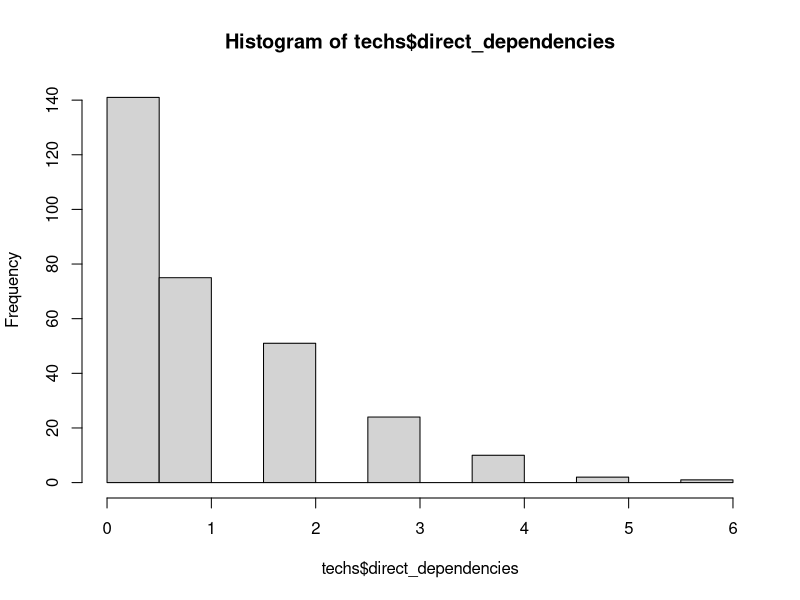
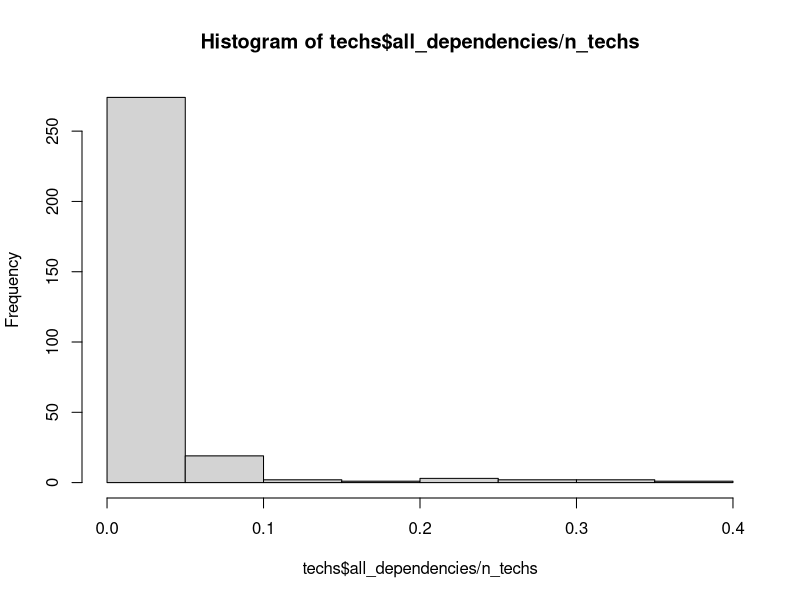
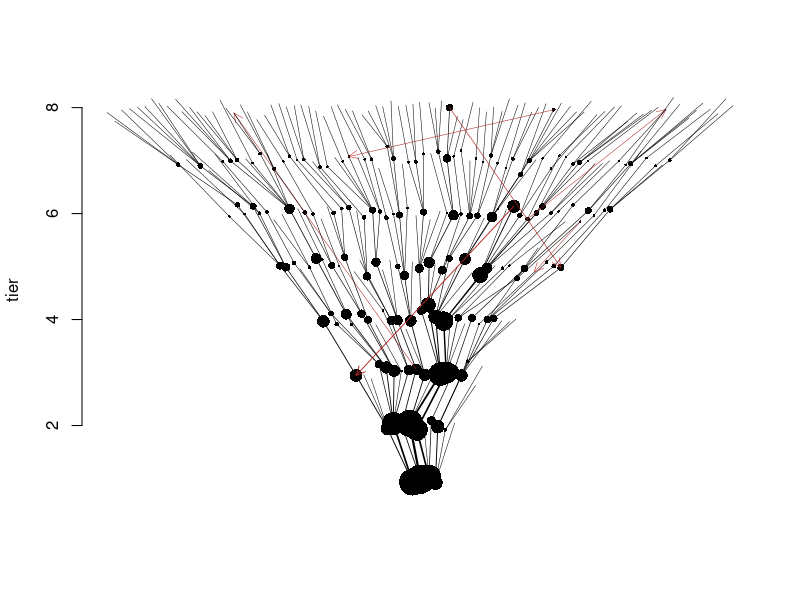

The R script that drew these images, in order:
# parameters for tree
starting_techs <- 5
max_tier <- 8
tree_growth_rate <- 2
num_techs_per_tier <- function(tier) { 
  return(round((tier + (starting_techs)^(1/tree_growth_rate) - 1)^tree_growth_rate))
}
n_techs <- sum(num_techs_per_tier(c(1:max_tier)))
p_extra_dependency <- 0.02/n_techs
p_keystone_tech <- 0.0
keystone_techs <- sample(c(1:n_techs), round(p_keystone_tech * n_techs))
keystone_multiplier <- 200
max_tier_gap_for_dependencies <- 5

# initialize data frame
techs <- data.frame(
  id   = integer(),
  tier = integer(),
  xpos = numeric(),
  ypos = numeric()
)

# create techs
for (t in 1:max_tier) {
  n_techs_tier <- num_techs_per_tier(t)
  
  ids <- c((nrow(techs)+1):(nrow(techs)+n_techs_tier))
  
  new_rows <- data.frame(
    id = ids,
    tier = rep(t, n_techs_tier),
    xpos = ids - mean(ids),
    ypos = rep(t, n_techs_tier)
  )

  techs <- rbind(techs, new_rows)
}

# initialize dependencies:
dependencies <- matrix(0, nrow=n_techs, ncol=n_techs)

# dependency code:
# 0 = none
# 1 = basic from-to
# -1 = basic to-from
# 2 = extra to-from
# -2 = extra from-to
# 3 = indirect to-from
# -3 = indirect from-to

# add basic dependencies
for (i in 1:n_techs) {
  tech <- techs[i,]
  if (tech$tier > 1) {
    possible_parents <- techs$id[techs$tier == (tech$tier - 1)]
    parent <- possible_parents[sample.int(length(possible_parents), 1)]
    dependencies[parent, tech$id] <- 1
    dependencies[tech$id, parent] <- -1
  }
}

# identify indirect dependencies
for (to in 1:n_techs) {
  if (techs$tier[techs$id == to] > 1) {
    for (from in 1:(i-1)) {
      if (dependencies[from, to] > 0) {
        earlier_techs <- c(1:n_techs)[dependencies[,from] > 0]
        for (et in earlier_techs) {
          if (dependencies[et, to] == 0) {
            dependencies[et,to] <- 3
          }
          if (dependencies[to, et] == 0) {
            dependencies[to,et] <- -3
          }
        }
      }
    }
  }
}

# horizontally reorder techs to make tree nicer looking
for (i in 2:max_tier) {  # go through all tiers, starting with tier 3
  this_tier_ids <- techs[techs$tier == i,]$id  # first get the ids of the techs in this tier
  parents <- parent_xpos <- vector()
  for (t in this_tier_ids) {
    parent <- techs[techs$id == match(1, dependencies[,t])[1],]
    parents <- c(parents, parent$id)  # then get the techs from the prior tier these techs depend on
    parent_xpos <- c(parent_xpos, parent$xpos)  # and get their xpos' too
  }
  ord <- order(parent_xpos, this_tier_ids)  # get order of parents' xposs, breaking by offspring id
  ordered_ids <- this_tier_ids[ord]   # order the ids according to this
  techs$xpos[match(ordered_ids, techs$id)] <- seq_along(ordered_ids) - mean(seq_along(ordered_ids))  # insert into db
}

old_ds <- dependencies

# add some arbitrary dependencies
pairs <- expand.grid(
  from = 1:n_techs,
  to   = 1:n_techs
)
pairs$parent_tier <- techs$tier[match(pairs$from, techs$id)]
pairs$child_tier  <- techs$tier[match(pairs$to, techs$id)]

pairs$tier_delta <- abs(pairs$parent_tier - pairs$child_tier)

pairs <- pairs[sample(nrow(pairs)), ]

for (i in 1:nrow(pairs)) {
  pair <- pairs[i,]
  parent <- pair$from
  child <- pair$to
  tier_delta <- pair$tier_delta
  
  # print(paste0("*** Considering: ", parent, " -> ", child))
  # if (parent == child) {
  #   print(paste0("Cannot add it as they are the same"))
  # }
  # if (dependencies[parent, child] != 0) {
  #   print(paste0("Cannot add it as they have a relationship: ", dependencies[parent, child]))
  # }
  
  
  if ((parent != child) & (dependencies[parent, child] == 0) & (tier_delta <= max_tier_gap_for_dependencies)) {
    p_link <- p_extra_dependency
    if (parent %in% keystone_techs) { p_link <- p_link * keystone_multiplier }
    if (runif(1,0,1) < p_link) {
      # print(paste0("Adding dependency from ", parent, " to ", child, ". ", dependencies[parent, child]))
      dependencies[parent, child] <- 2
      dependencies[child, parent] <- -2
      
      ancestors <- which(dependencies[parent, ] < 0)
      descendants <- which(dependencies[child, ] > 0)
      
      for (ancestor in ancestors) {
        for (descendant in descendants) {
          if (dependencies[ancestor, descendant] == 0) {
            dependencies[ancestor, descendant] <- 3
            dependencies[descendant, ancestor] <- -3
          }
        }
      }
      
      for (descendant in descendants) {
        if (dependencies[parent, descendant] %in% c(0,2)) {
          dependencies[parent, descendant] <- 3
          dependencies[descendant, parent] <- -3
        }
      }
      
      for (ancestor in ancestors) {
        if (dependencies[ancestor, child] %in% c(0, 2)) {
          dependencies[ancestor, child] <- 3
          dependencies[child, ancestor] <- -3
        }
      }
    }
  }
}

# calculate total number of dependencies
techs$direct_dependencies <- rowSums((dependencies > 0) * (dependencies < 3))
techs$all_dependencies <- rowSums(dependencies > 0)


# add some jitter
techs$xpos <- techs$xpos + rnorm(n_techs, 0, 0.1)
techs$ypos <- techs$ypos + rnorm(n_techs, 0, 0.1)

# plot tree
hist(techs$direct_dependencies)
hist(techs$all_dependencies/n_techs)

#dot_sizes <- (((techs$all_dependencies/n_techs)^0.5)) * 50 / max_tier
dot_sizes <- (techs$all_dependencies/n_techs)^0.5*50 / max_tier
plot(techs$ypos~techs$xpos, bty="n", xlab="", xaxt="n", ylab="tier", pch=16, cex=dot_sizes)
points(techs$ypos[keystone_techs]~techs$xpos[keystone_techs], pch=16, cex=dot_sizes[keystone_techs], col="purple")
if (max_tier < 8) {
  for (i in 1:nrow(techs)) {
    text(techs$xpos[i], techs$ypos[i], techs$id[i], pos=1, offset=dot_sizes[i]*0.2 + 1/max_tier)
  }
}
for (i in 1:n_techs) {
  for (j in 1:n_techs) {
    if (dependencies[i,j] == 1) {
      from <- techs[techs$id == i,]
      to <- techs[techs$id == j,]
      lines(c(from$ypos, to$ypos)~c(from$xpos, to$xpos), lwd=(to$all_dependencies/n_techs * 5 + 0.5))
    }
    if (dependencies[i,j] == 2) {
      from <- techs[techs$id == i,]
      to <- techs[techs$id == j,]
      arrows(from$xpos, from$ypos,
             to$xpos, to$ypos,
             length = 0.1,
             col="firebrick",
             angle = 25,
             code=2,
             lwd=(to$all_dependencies/n_techs * 5 + 0.5))
    }
  }
}
